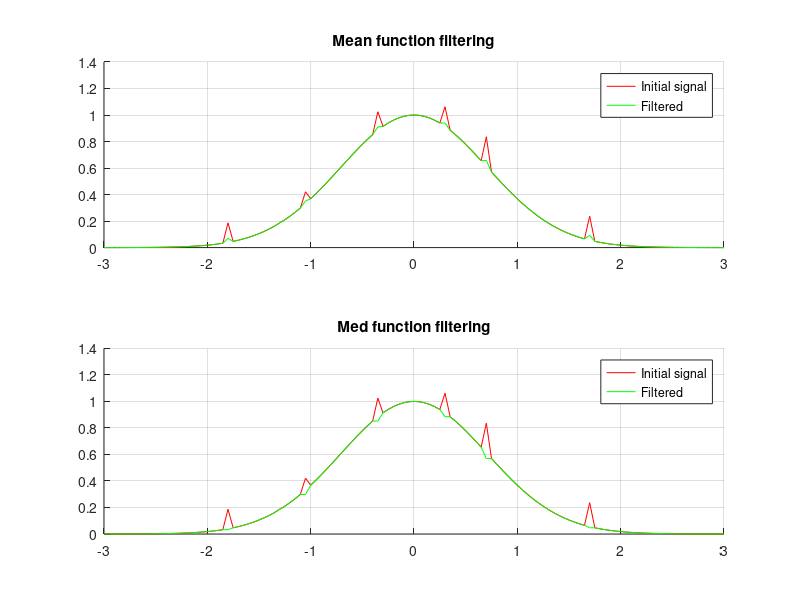

The MATLAB source for this figure:
function main()
% Initial state
A = 1.0;
sigma = 1.0;
a = 0.25;
epsv = 0.05;
mult = 3;
step = 0.05;
t = -mult:step:mult;

yx = gaussian_impulse(t,A,sigma);
N = length(yx);

px = a .* rand(1, 7); 
pos = [25, 35, 40, 54, 67, 75, 95]; 
pxx = length(pos);

uxbase1 = gaussian_impulse(t,A,sigma);
ux1 = gaussian_impulse(t,A,sigma);

for i = 1 : 1 : pxx
  ux1(pos(i)) = ux1(pos(i)) + px(i); 
  uxbase1(pos(i)) = uxbase1(pos(i)) + px(i); 
end

for i = 1 : 1 : N
  smthm = mean(uxbase1, i); 
  if (abs(ux1(i) - smthm) > epsv)
    ux1(i) = smthm; 
  end
end

uxbase2 = gaussian_impulse(t,A,sigma);
ux2 = gaussian_impulse(t,A,sigma);

for i = 1 : 1 : pxx
  ux2(pos(i)) = ux2(pos(i)) + px(i); 
  uxbase2(pos(i)) = uxbase2(pos(i)) + px(i); 
end

for i = 1 : 1 : N
  smthm = med(uxbase2, i); 
  if (abs(ux2(i) - smthm) > epsv)
    ux2(i) = smthm; 
  end
end

figure;

subplot(2,1,1);
title('Mean function filtering');
hold on;
grid on;
plot(t, uxbase1, 'r');
plot(t, ux1, 'g');
legend('Initial signal', 'Filtered');

subplot(2,1,2);
title('Med function filtering');
hold on;
grid on;
plot(t, uxbase2, 'r');
plot(t, ux2, 'g');
legend('Initial signal', 'Filtered');

end

function y = mean(ux, i)
r = 0;
imin = i - 2; 
imax = i + 2; 
for j = imin : 1 : imax
  if (j > 0 && j < (length(ux) + 1))
    r = r + ux(j); 
  end
end
r = r / 5; 
y = r; 
end

function y = med(ux, i)
imin = i - 1; 
imax = i + 1; 
ir = 0; 
if (imin < 1)
  ir = ux(imax); 
else
if (imax > length(ux))
  ir = ux(imin); 
else
if (ux(imax) > ux(imin))
  ir = ux(imin); 
else
  ir = ux(imax); 
end
end
end
y = ir; 
end

% Gaussian impulse
function y = gaussian_impulse(x,A,s)
y = A * exp(-(x/s).^2);
end
